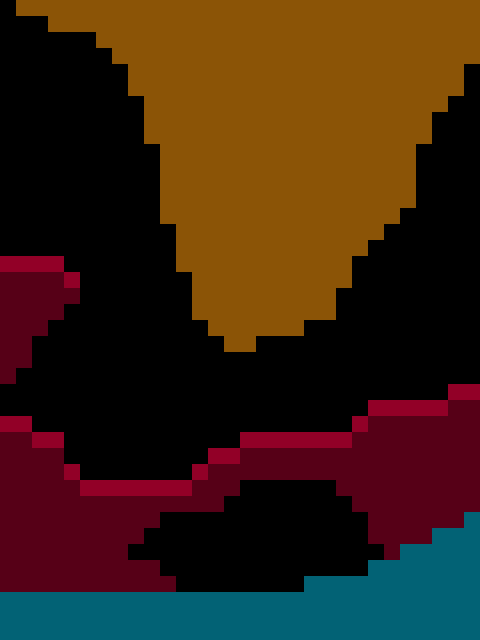

Tiled map render using the project's own tile images. Description and the map definition, with tile-layer contents summarised, below:
An orthogonal 30x40 tile map with 16x16 px tiles, 3 tile layers (BaseTiles, OneWayTiles, GrappleTiles), 2 tilesets and 13 objects.

<map version="1.0" orientation="orthogonal" renderorder="right-down" width="30" height="40" tilewidth="16" tileheight="16">
 <tileset firstgid="1" name="FloorTiles" tilewidth="16" tileheight="16">
  <image source="../../images/FloorTiles.png" width="64" height="16" />
 </tileset>
 <tileset firstgid="5" name="Collectible" tilewidth="16" tileheight="16">
  <image source="../../images/Collectible.png" width="16" height="16" />
 </tileset>
 <layer name="BaseTiles" width="30" height="40">
  <data>[1200 cells, 117 non-empty, 1 distinct tile ids]</data>
 </layer>
 <layer name="OneWayTiles" width="30" height="40">
  <data>[1200 cells, 35 non-empty, 1 distinct tile ids]</data>
 </layer>
 <layer name="GrappleTiles" width="30" height="40" opacity="0.59">
  <data>[1200 cells, 559 non-empty, 2 distinct tile ids]</data>
 </layer>
 <objectgroup name="Player">
  <object x="252" y="580" />
 </objectgroup>
 <objectgroup name="Collectibles">
  <object gid="5" x="92" y="476" />
  <object gid="5" x="116" y="476" />
  <object gid="5" x="140" y="476" />
  <object gid="5" x="164" y="476" />
  <object gid="5" x="200" y="536" />
  <object gid="5" x="224" y="540" />
  <object gid="5" x="252" y="540" />
  <object gid="5" x="280" y="536" />
  <object gid="5" x="308" y="528" />
  <object gid="5" x="10" y="252" />
  <object gid="5" x="28" y="252" />
  <object gid="5" x="48" y="252" />
 </objectgroup>
 <objectgroup name="Text">
  <properties>
   <property name="Size" value="16" />
   <property name="Text" value="While in the air," />
  </properties>
 </objectgroup>
</map>
